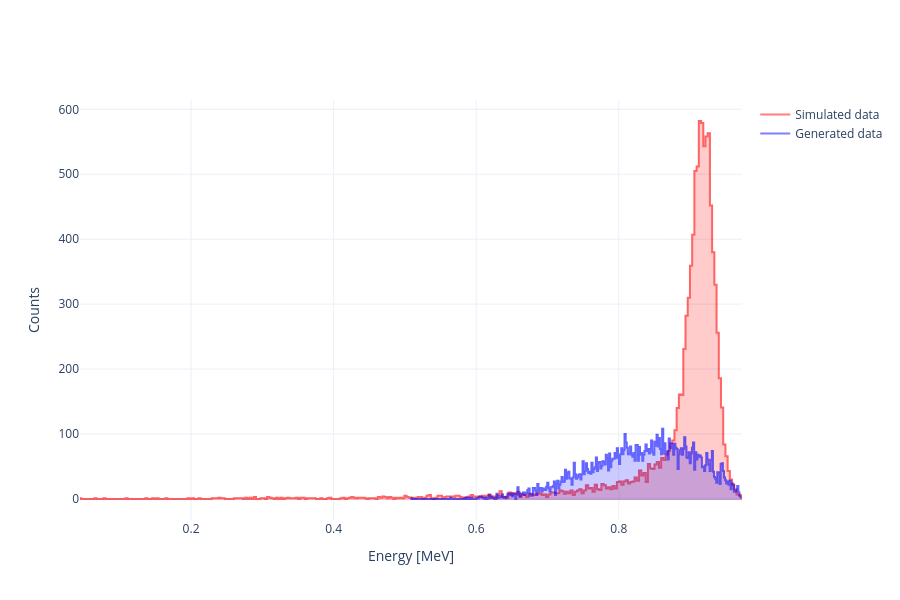

Notebook source saved alongside this figure:
### Markdown cell above
Istogramma dell'energia totale depositata da ogni particella

### Code cell
import plotly.graph_objects as go
import numpy as np

total_energy_simulated = df_simulated.groupby('EventNumber')['Edep(MeV)'].sum()
#total_energy_generated = df_generated.groupby('EventNumber')['Edep(MeV)'].sum()
total_energy_generated = (df_generated.groupby("EventNumber").apply(lambda g: g["Edep(MeV)"].iloc[:-1].sum())) #esclude l'energia depositata nell'ultimo step

counts_simulated, bins_simulated = np.histogram(total_energy_simulated, 300)#, range=(0, 6))
bins_centre_simulated = (bins_simulated[:-1] + bins_simulated[1:]) / 2

counts_generated, bins_generated = np.histogram(total_energy_generated, 300)#, range=(0, 6))
bins_centre_generated = (bins_generated[:-1] + bins_generated[1:]) / 2

fig = go.Figure()

fig.add_trace(go.Scatter(
    x=bins_centre_simulated,
    y=counts_simulated,
    mode='lines',
    name="Simulated data",
    line=dict(color='red', shape='hvh'),  # shape='hvh' crea l'effetto a step
    opacity=0.5,
    showlegend=True
))

fig.add_trace(go.Scatter(
    x=np.concatenate([bins_centre_simulated, bins_centre_simulated[::-1]]),
    y=np.concatenate([counts_simulated, np.zeros_like(counts_simulated)]),
    fill='toself',
    fillcolor='red',
    line=dict(color='red', shape='hvh'),
    opacity=0.2,
    name='Simulated data',
    showlegend=False
))

fig.add_trace(go.Scatter(
    x=bins_centre_generated,
    y=counts_generated,
    mode='lines',
    name="Generated data",
    line=dict(color='blue', shape='hvh'),
    opacity=0.5,
    showlegend=True
))

fig.add_trace(go.Scatter(
    x=np.concatenate([bins_centre_generated, bins_centre_generated[::-1]]),
    y=np.concatenate([counts_generated, np.zeros_like(counts_generated)]),
    fill='toself',
    fillcolor='blue',
    line=dict(color='blue', shape='hvh'),
    opacity=0.2,
    name='Generated data',
    showlegend=False
))

fig.update_layout(
    xaxis_title="Energy [MeV]",
    yaxis_title="Counts",
    template="plotly_white",
    height=600
)

#fig.update_yaxes(type="log")

fig.show()

### Figure 1 — Plotly figure (JSON) as saved in the notebook; plotly's stock layout.template omitted (floating-point values rounded to 4 significant figures; data arrays with more than 128 entries replaced by an {"elided": "..."} marker saying what was removed)
{"data": [{"line": {"color": "red", "shape": "hvh"}, "mode": "lines", "name": "Simulated data", "opacity": 0.5, "showlegend": true, "type": "scatter", "x": {"elided": "300 float values"}, "y": {"elided": "300 int values"}}, {"fill": "toself", "fillcolor": "red", "line": {"color": "red", "shape": "hvh"}, "name": "Simulated data", "opacity": 0.2, "showlegend": false, "type": "scatter", "x": {"elided": "600 float values"}, "y": {"elided": "600 int values"}}, {"line": {"color": "blue", "shape": "hvh"}, "mode": "lines", "name": "Generated data", "opacity": 0.5, "showlegend": true, "type": "scatter", "x": {"elided": "300 float values"}, "y": {"elided": "300 int values"}}, {"fill": "toself", "fillcolor": "blue", "line": {"color": "blue", "shape": "hvh"}, "name": "Generated data", "opacity": 0.2, "showlegend": false, "type": "scatter", "x": {"elided": "600 float values"}, "y": {"elided": "600 int values"}}], "layout": {"height": 600, "xaxis": {"title": {"text": "Energy [MeV]"}}, "yaxis": {"title": {"text": "Counts"}}}}
